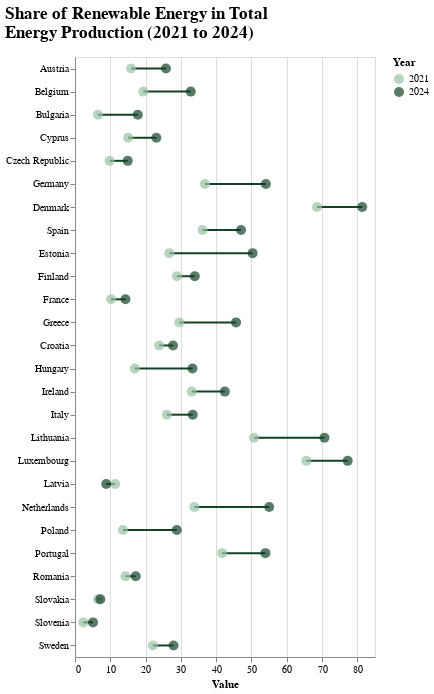

Write notebook code for a chart like this one.
### Code cell
# map full names of countries to the country codes
country_code_to_name = {
    "AUT": "Austria",
    "BEL": "Belgium",
    "BGR": "Bulgaria",
    "CYP": "Cyprus",
    "CZE": "Czech Republic",
    "DEU": "Germany",
    "DNK": "Denmark",
    "ESP": "Spain",
    "EST": "Estonia",
    "FIN": "Finland",
    "FRA": "France",
    "GRC": "Greece",
    "HRV": "Croatia",
    "HUN": "Hungary",
    "IRL": "Ireland",
    "ITA": "Italy",
    "LTU": "Lithuania",
    "LUX": "Luxembourg",
    "LVA": "Latvia",
    "NLD": "Netherlands",
    "POL": "Poland",
    "PRT": "Portugal",
    "ROU": "Romania",
    "SVK": "Slovakia",
    "SVN": "Slovenia",
    "SWE": "Sweden"
}
change["Country_Name"] = change["Country"].map(country_code_to_name)

# reformat the dataset for the dot range plot
change_reformat = change.melt(id_vars=["Country_Name"], value_vars=["2021", "2024"], 
                    var_name="Year", value_name="Value")

# Define the Altair chart
base = alt.Chart(change_reformat).encode(
    y=alt.Y('Country_Name:N', 
    sort=alt.EncodingSortField(field="Order", order='descending'), title=None)
)

# Line connecting the points from 2021 to 2024
line = base.mark_line(color='#134226').encode(
    x=alt.X('Value:Q', scale=alt.Scale(domain=[0, 85], nice = False), title='Value'),
    detail='Country_Name:N'
)

# Points for 2021 and 2024 values
points = base.mark_point(size=100, filled=True).encode(
    x='Value:Q',
    color=alt.Color('Year:O', scale=alt.Scale(domain=["2021", "2024"], range=['#99c2a4', '#134226']))
)

# Combine line and points
chart_6 = (line + points).properties(
    title = ["Share of Renewable Energy in Total", "Energy Production (2021 to 2024)"],
    width=300,
    height=600
)

# format the title to be uniform
chart_6 = chart_6.configure_title(
    fontSize=17,
    anchor = "start",
    offset = 15
)
chart_6

### Figure 1 — Vega-Lite specification as saved in the notebook (floating-point values rounded to 4 significant figures)
{"config": {"view": {"continuousWidth": 300, "continuousHeight": 300}, "title": {"anchor": "start", "fontSize": 17, "offset": 15}}, "layer": [{"mark": {"type": "line", "color": "#134226"}, "encoding": {"detail": {"field": "Country_Name", "type": "nominal"}, "x": {"field": "Value", "scale": {"domain": [0, 85], "nice": false}, "title": "Value", "type": "quantitative"}, "y": {"field": "Country_Name", "sort": {"field": "Order", "order": "descending"}, "title": null, "type": "nominal"}}}, {"mark": {"type": "point", "filled": true, "size": 100}, "encoding": {"color": {"field": "Year", "scale": {"domain": ["2021", "2024"], "range": ["#99c2a4", "#134226"]}, "type": "ordinal"}, "x": {"field": "Value", "type": "quantitative"}, "y": {"field": "Country_Name", "sort": {"field": "Order", "order": "descending"}, "title": null, "type": "nominal"}}}], "data": {"name": "data-438c0957ccd24b50fcc68758d1491b65"}, "height": 600, "title": ["Share of Renewable Energy in Total", "Energy Production (2021 to 2024)"], "width": 300, "$schema": "https://vega.github.io/schema/vega-lite/v5.20.1.json", "datasets": {"data-438c0957ccd24b50fcc68758d1491b65": [{"Country_Name": "Austria", "Year": "2021", "Value": 15.89}, {"Country_Name": "Belgium", "Year": "2021", "Value": 19.36}, {"Country_Name": "Bulgaria", "Year": "2021", "Value": 6.518}, {"Country_Name": "Cyprus", "Year": "2021", "Value": 15.05}, {"Country_Name": "Czech Republic", "Year": "2021", "Value": 9.799}, {"Country_Name": "Germany", "Year": "2021", "Value": 36.8}, {"Country_Name": "Denmark", "Year": "2021", "Value": 68.56}, {"Country_Name": "Spain", "Year": "2021", "Value": 36.14}, {"Country_Name": "Estonia", "Year": "2021", "Value": 26.71}, {"Country_Name": "Finland", "Year": "2021", "Value": 28.86}, {"Country_Name": "France", "Year": "2021", "Value": 10.23}, {"Country_Name": "Greece", "Year": "2021", "Value": 29.53}, {"Country_Name": "Croatia", "Year": "2021", "Value": 23.85}, {"Country_Name": "Hungary", "Year": "2021", "Value": 16.93}, {"Country_Name": "Ireland", "Year": "2021", "Value": 33.08}, {"Country_Name": "Italy", "Year": "2021", "Value": 26.04}, {"Country_Name": "Lithuania", "Year": "2021", "Value": 50.72}, {"Country_Name": "Luxembourg", "Year": "2021", "Value": 65.55}, {"Country_Name": "Latvia", "Year": "2021", "Value": 11.37}, {"Country_Name": "Netherlands", "Year": "2021", "Value": 33.8}, {"Country_Name": "Poland", "Year": "2021", "Value": 13.59}, {"Country_Name": "Portugal", "Year": "2021", "Value": 41.69}, {"Country_Name": "Romania", "Year": "2021", "Value": 14.31}, {"Country_Name": "Slovakia", "Year": "2021", "Value": 6.54}, {"Country_Name": "Slovenia", "Year": "2021", "Value": 2.364}, {"Country_Name": "Sweden", "Year": "2021", "Value": 22.06}, {"Country_Name": "Austria", "Year": "2024", "Value": 25.78}, {"Country_Name": "Belgium", "Year": "2024", "Value": 32.8}, {"Country_Name": "Bulgaria", "Year": "2024", "Value": 17.8}, {"Country_Name": "Cyprus", "Year": "2024", "Value": 23.05}, {"Country_Name": "Czech Republic", "Year": "2024", "Value": 14.94}, {"Country_Name": "Germany", "Year": "2024", "Value": 54.08}, {"Country_Name": "Denmark", "Year": "2024", "Value": 81.38}, {"Country_Name": "Spain", "Year": "2024", "Value": 47.04}, {"Country_Name": "Estonia", "Year": "2024", "Value": 50.32}, {"Country_Name": "Finland", "Year": "2024", "Value": 33.94}, {"Country_Name": "France", "Year": "2024", "Value": 14.3}, {"Country_Name": "Greece", "Year": "2024", "Value": 45.63}, {"Country_Name": "Croatia", "Year": "2024", "Value": 27.77}, {"Country_Name": "Hungary", "Year": "2024", "Value": 33.29}, {"Country_Name": "Ireland", "Year": "2024", "Value": 42.45}, {"Country_Name": "Italy", "Year": "2024", "Value": 33.36}, {"Country_Name": "Lithuania", "Year": "2024", "Value": 70.68}, {"Country_Name": "Luxembourg", "Year": "2024", "Value": 77.27}, {"Country_Name": "Latvia", "Year": "2024", "Value": 8.837}, {"Country_Name": "Netherlands", "Year": "2024", "Value": 55.02}, {"Country_Name": "Poland", "Year": "2024", "Value": 28.84}, {"Country_Name": "Portugal", "Year": "2024", "Value": 53.94}, {"Country_Name": "Romania", "Year": "2024", "Value": 17.2}, {"Country_Name": "Slovakia", "Year": "2024", "Value": 7.184}, {"Country_Name": "Slovenia", "Year": "2024", "Value": 5.102}, {"Country_Name": "Sweden", "Year": "2024", "Value": 27.93}]}}
